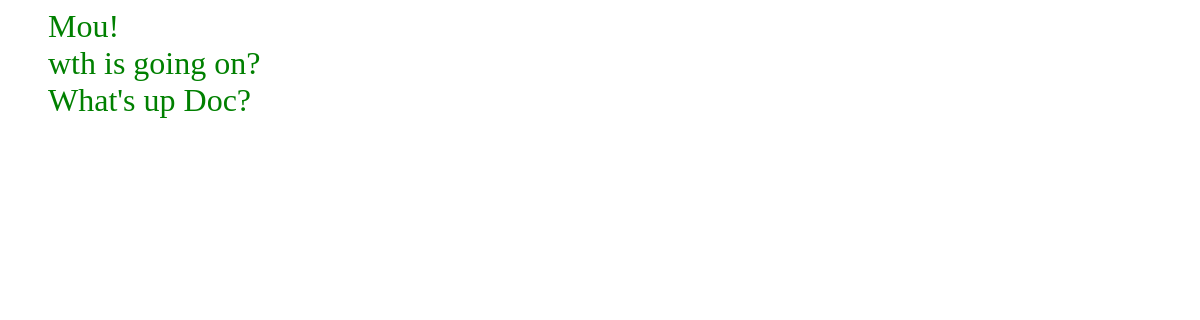
Before: /polls/ with the older database file.
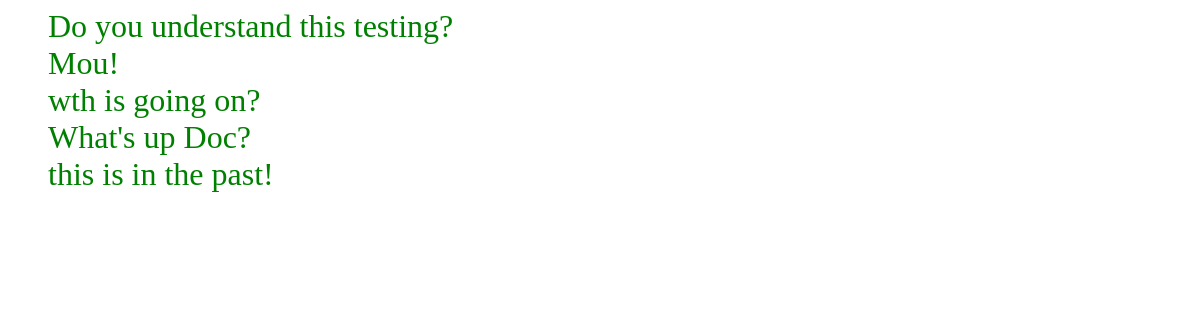
After: the same page with the newer database file.
### polls/models.py (models this page shows, shortened)
class Question(models.Model):
		question_date = models.CharField(max_length=200)
		pub_date = models.DateTimeField('date published')

### polls/views.py (the view)
class IndexView(generic.ListView):
	template_name = 'polls/index.html'
	context_object_name = 'latest_question_list'
	def get_queryset(self):
		return Question.objects.filter(pub_date__lte=timezone.now()).order_by('-pub_date')[:5]

### polls/templates/polls/index.html
{% load static %}
<link rel="stylesheet" type="text/css" href="{% static 'polls/style.css' %}">
{% if latest_question_list %}
<ul>
	{% for question in latest_question_list %}
		<li>
			<a href="{% url 'polls:detail' question.id %}"> {{ question.question_date }} </a>
		</li>
	{% endfor %}
</ul>
{% else %}
<p>
	No polls are avaialble.
</p>
{% endif %}

### polls/static/polls/style.css (style rules this page uses)
li a { color: green; }
a { font-size: 2em; }
ul { list-style-type: none; }
a { text-decoration: none; color: #33D; }

Changed rows visible on the page:
added Question: question_date "Do you understand this testing?"
added Question: question_date "this is in the past!"
